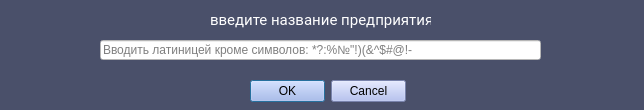
<?xml version="1.0" encoding="UTF-8"?>
<ui version="4.0">
 <class>Dialog</class>
 <widget class="QDialog" name="Dialog">
  <property name="geometry">
   <rect>
    <x>0</x>
    <y>0</y>
    <width>644</width>
    <height>110</height>
   </rect>
  </property>
  <property name="windowTitle">
   <string>Dialog</string>
  </property>
  <property name="styleSheet">
   <string notr="true">background-color: rgb(74, 80, 106);</string>
  </property>
  <widget class="QDialogButtonBox" name="buttonBox">
   <property name="geometry">
    <rect>
     <x>250</x>
     <y>80</y>
     <width>156</width>
     <height>23</height>
    </rect>
   </property>
   <property name="styleSheet">
    <string notr="true">background-color: rgb(168, 182, 240);</string>
   </property>
   <property name="standardButtons">
    <set>QDialogButtonBox::Cancel|QDialogButtonBox::Ok</set>
   </property>
  </widget>
  <widget class="QLineEdit" name="lineEdit">
   <property name="geometry">
    <rect>
     <x>100</x>
     <y>40</y>
     <width>441</width>
     <height>20</height>
    </rect>
   </property>
   <property name="styleSheet">
    <string notr="true">color: rgb(0, 0, 0);
background-color: rgb(255, 255, 255);</string>
   </property>
   <property name="text">
    <string/>
   </property>
   <property name="placeholderText">
    <string>Вводить латиницей кроме символов: *?:%№&quot;!)(&amp;^$#@!-</string>
   </property>
  </widget>
  <widget class="QLabel" name="label">
   <property name="geometry">
    <rect>
     <x>210</x>
     <y>10</y>
     <width>221</width>
     <height>20</height>
    </rect>
   </property>
   <property name="font">
    <font>
     <family>Roboto</family>
     <pointsize>11</pointsize>
     <weight>50</weight>
     <bold>false</bold>
    </font>
   </property>
   <property name="styleSheet">
    <string notr="true">color: rgb(255, 255, 255);</string>
   </property>
   <property name="text">
    <string>введите название предприятия</string>
   </property>
  </widget>
 </widget>
 <resources/>
 <connections/>
</ui>
